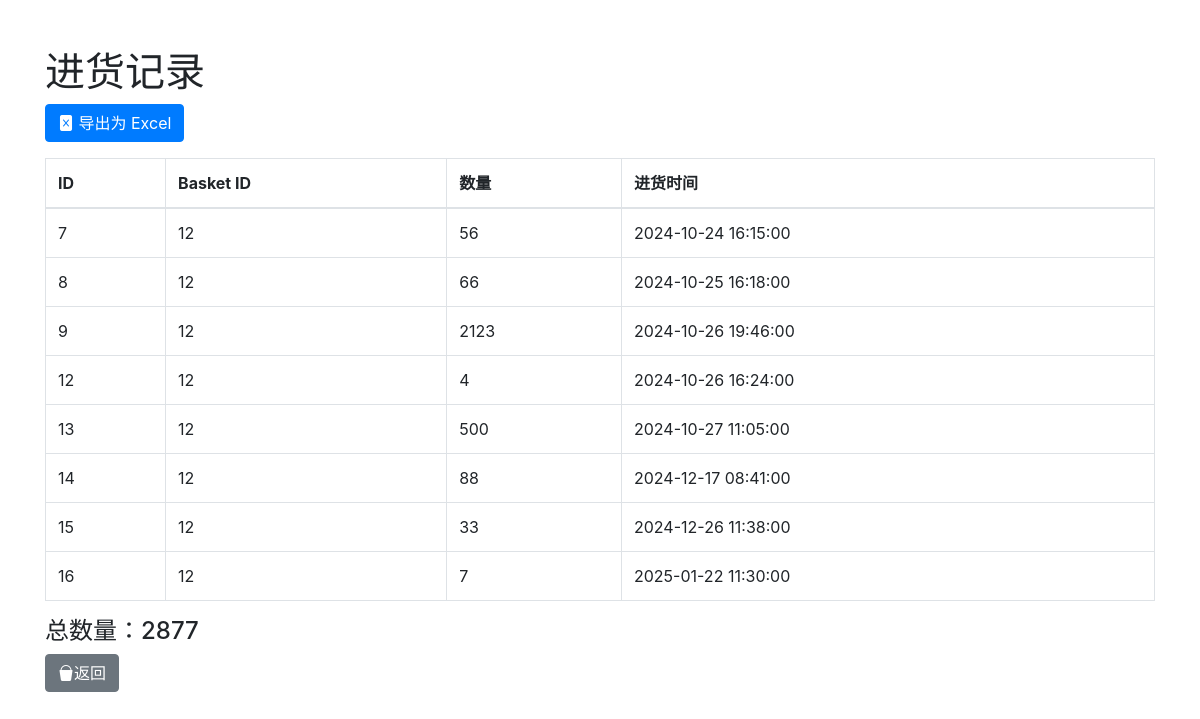
Screenshot of /stock_in.php?id=12 with the database file from the repository.
### tables this page shows
CREATE TABLE `stock_in` (
  `id` int(11) NOT NULL,
  `basket_id` int(11) DEFAULT NULL,
  `stock_in_time` datetime DEFAULT NULL,
  `quantity` int(11) DEFAULT NULL
);

### stock_in.php (the view, shortened to what this page needs)
<?php
include_once 'database.php';
if (isset($_GET['id'])) {
    $basket_id = $_GET['id'];
    try {
        $sql = "SELECT * FROM stock_in WHERE basket_id = :id";
        $stmt = $conn->prepare($sql);
        $stmt->bindParam(':id', $basket_id);
        $stmt->execute();
        $stock_in_records = $stmt->fetchAll(PDO::FETCH_ASSOC);
        $total_quantity = 0;
        foreach ($stock_in_records as $record) {
            $total_quantity += $record['quantity'];
        }
    } catch (Exception $e) {
        echo "<script>alert('无法获取进货记录。');</script>";
        $total_quantity = 0;
    }
} else {
    $stock_in_records = [];
    $total_quantity = 0;
}
?>
<!DOCTYPE html>
<html lang="en">
<head>
    <link rel="stylesheet" href="https://cdnjs.cloudflare.com/ajax/libs/bootstrap-icons/1.10.5/font/bootstrap-icons.min.css">
    <link href="https://stackpath.bootstrapcdn.com/bootstrap/4.5.2/css/bootstrap.min.css" rel="stylesheet">
</head>
<body>
    <div class="container mt-5">
        <h1>进货记录</h1>
        <a href="export.php?id=<?php echo $basket_id; ?>" class="btn btn-primary mb-3">
    <i class="bi bi-file-excel-fill"></i> 导出为 Excel
</a>
        <table class="table table-bordered">
            <thead>
                <tr>
                    <th>ID</th>
                    <th>Basket ID</th>
                    <th>数量</th>
                    <th>进货时间</th>
                </tr>
            </thead>
            <tbody>
                <?php if (count($stock_in_records) > 0): ?>
                    <?php foreach ($stock_in_records as $record): ?>
                        <tr>
                            <td><?php echo $record['id']; ?></td>
                            <td><?php echo $record['basket_id']; ?></td>
                            <td><?php echo $record['quantity']; ?></td>
                            <td><?php echo $record['stock_in_time']; ?></td>
                        </tr>
                    <?php endforeach; ?>
                <?php else: ?>
                    <tr>
                        <td colspan="4">没有找到进货记录。</td>
                    </tr>
                <?php endif; ?>
            </tbody>
        </table>
        <div class="mt-3">
            <h4>总数量：<?php echo $total_quantity; ?></h4>
        </div>
        <a href="index.php" class="btn btn-secondary"><i class="bi bi-bucket-fill"></i>返回</a>
    </div>
</body>
</html>

### rows the page displays
stock_in: id "7", basket "12", quantity "56", stock_in_time "2024-10-24 16:15:00"
stock_in: id "8", basket "12", quantity "66", stock_in_time "2024-10-25 16:18:00"
stock_in: id "9", basket "12", quantity "2123", stock_in_time "2024-10-26 19:46:00"
stock_in: id "12", basket "12", quantity "4", stock_in_time "2024-10-26 16:24:00"
stock_in: id "13", basket "12", quantity "500", stock_in_time "2024-10-27 11:05:00"
stock_in: id "14", basket "12", quantity "88", stock_in_time "2024-12-17 08:41:00"
stock_in: id "15", basket "12", quantity "33", stock_in_time "2024-12-26 11:38:00"
stock_in: id "16", basket "12", quantity "7", stock_in_time "2025-01-22 11:30:00"

### other values shown
$total_quantity "2877"
